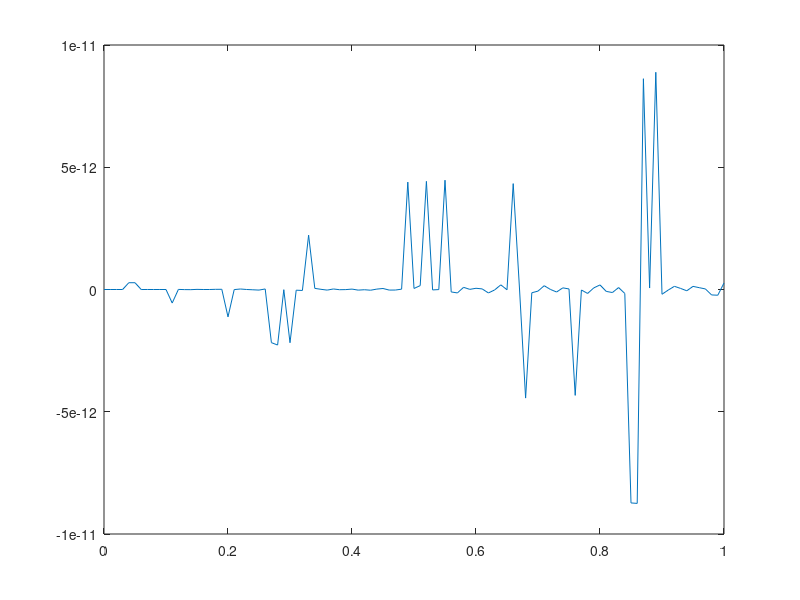

Here is the MATLAB script that generated this plot:
clc; clear;
f=@(r) r^2;

eps=1e-2;
df=@(r) (f(r+eps)-f(r-eps))/2/eps;
d2f=@(r) (f(r+eps)+f(r-eps)-2*f(r))/eps/eps;

z=1; L=2;
% fth=@(th) ((L-z)*tan(th)).^2;
fth=@(th,z) ((L-z)*tan(th));
% dfth=@(th) (fth(th+eps)-fth(th-eps))/2/eps*cos(th)^2/(L-z); %original
dfth=@(th,z) (fth(th,z+eps)-fth(th,z-eps))/2/eps+(fth(th+eps,z)-fth(th-eps,z))/2/eps*cos(th)*sin(th)/(L-z);
% d2fth=@(th) -2*sin(th)*cos(th)/(L-z)*(fth(th+eps)-fth(th-eps))/2/eps*cos(th)^2/(L-z)+(cos(th)^2/(L-z))^2*(fth(th+eps)+fth(th-eps)-2*fth(th))/eps/eps;
% d2fth=@(th) cos(th)^2/(L-z)*(-2*sin(th)*cos(th)/(L-z)*(fth(th+eps)-fth(th-eps))/2/eps+cos(th)^2/(L-z)*(fth(th+eps)+fth(th-eps)-2*fth(th))/eps/eps);
d2fthdy=@(th,z) (fth(th,z+eps)+fth(th,z-eps)-2*fth(th,z))/eps/eps+sin(th)*cos(th)/(L-z)^2*(fth(th+eps,z)-fth(th-eps,z))/2/eps+sin(th)*cos(th)/(L-z)*((fth(th+eps,z+eps)-fth(th-eps,z+eps))/2/eps-(fth(th+eps,z-eps)-fth(th-eps,z-eps))/2/eps)/2/eps;
% +cos(th)^2/(L-z)*(-2*sin(th)*cos(th)/(L-z)*(fth(th+eps)-fth(th-eps))/2/eps+cos(th)^2/(L-z)*(fth(th+eps)+fth(th-eps)-2*fth(th))/eps/eps);

%%
% d2fth=

tha=[0:0.01:1];
va=tha*0;
for i=1:length(tha)
% %     va(i)=d2fth(tha(i));
    va(i)=d2fthdy(tha(i),0.1);
%     va(i)=dfth(tha(i),0);
end
%
plot(tha,va)